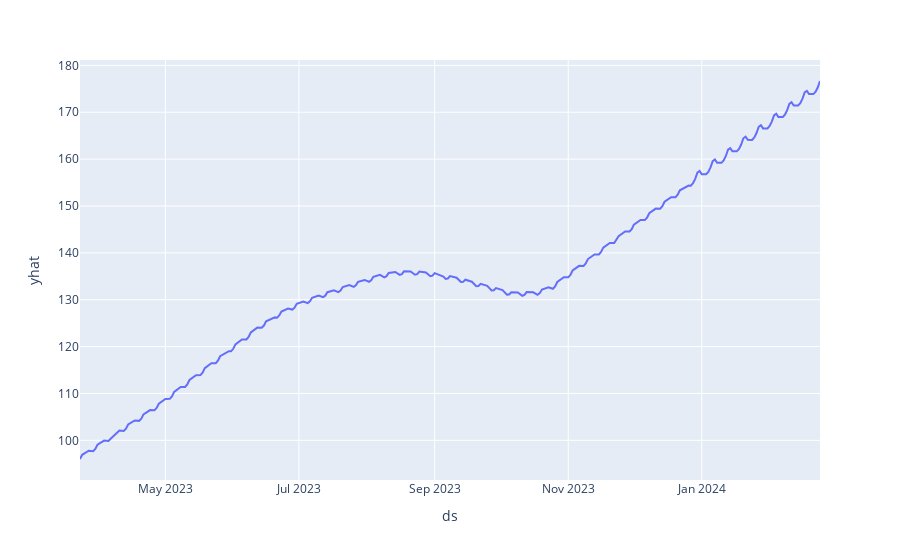

The notebook cell saved with this chart:
### Code cell
px.line(forecast, x='ds', y='yhat')

### Figure 1 — Plotly figure (JSON) as saved in the notebook; plotly's stock layout.template omitted (floating-point values rounded to 4 significant figures; data arrays with more than 128 entries replaced by an {"elided": "..."} marker saying what was removed)
{"data": [{"hovertemplate": "ds=%{x}<br>yhat=%{y}<extra></extra>", "legendgroup": "", "line": {"color": "#636efa", "dash": "solid"}, "marker": {"symbol": "circle"}, "mode": "lines", "name": "", "orientation": "v", "showlegend": false, "type": "scatter", "x": {"elided": "252 str values"}, "xaxis": "x", "y": {"elided": "252 float values"}, "yaxis": "y"}], "layout": {"legend": {"tracegroupgap": 0}, "margin": {"t": 60}, "xaxis": {"anchor": "y", "domain": [0, 1], "title": {"text": "ds"}}, "yaxis": {"anchor": "x", "domain": [0, 1], "title": {"text": "yhat"}}}}
